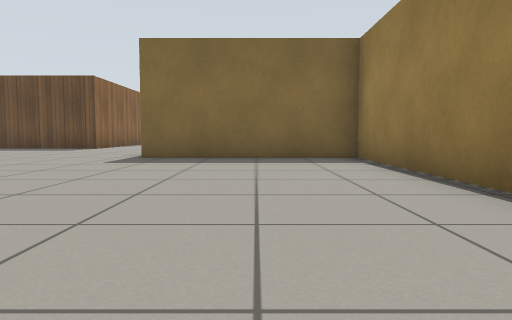
View 1 (above)

24 first-person views from a walk through a world built for the Gazebo simulator. The camera is 0.5 m above the floor, tilts 4° down and sees 70° across. The floor is counted in squares, 1 m on a side. Each view is taken from the middle of a square. On the plan, view 1 faces up. The plan holds only what a view shows up to about 9 squares ahead; the rest is blank. The place goes on beyond the plan. Simple patterns stand in for the simulator's built-in surfaces.

View 2
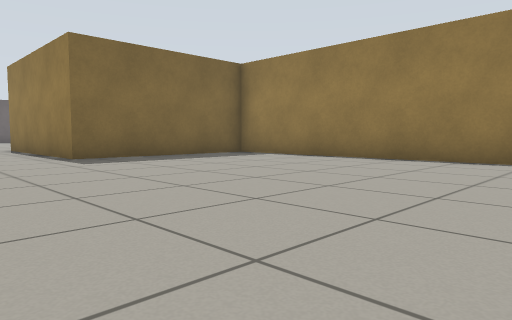

View 3
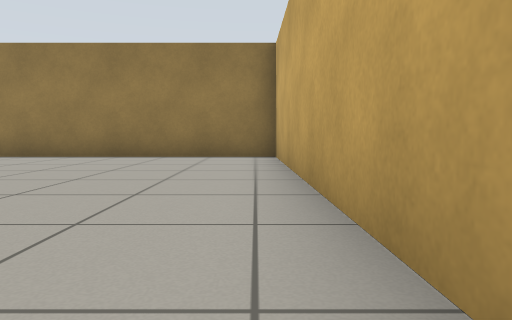

View 4
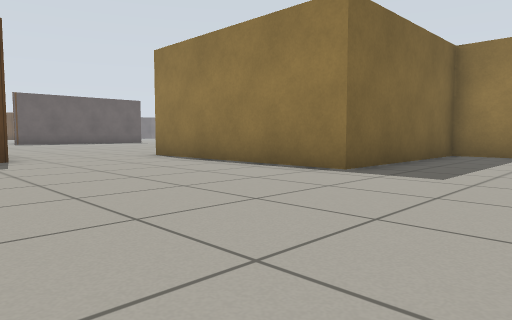

View 5
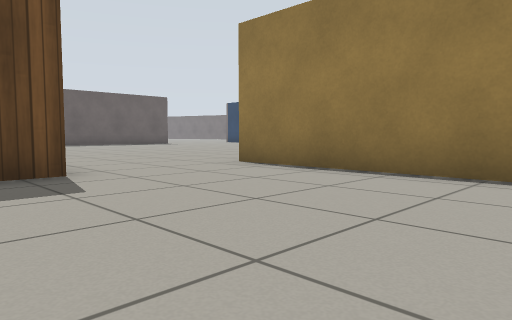

View 6
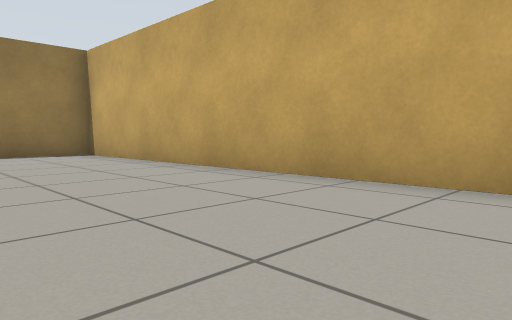

View 7
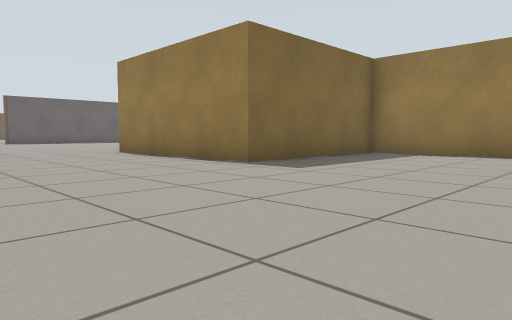

View 8
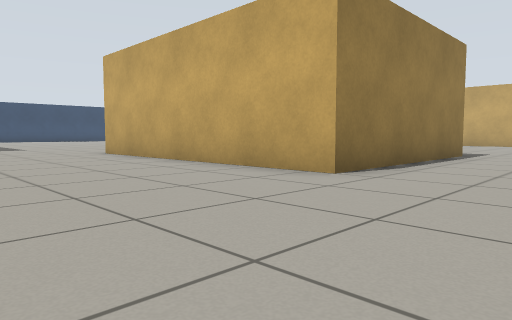

View 9
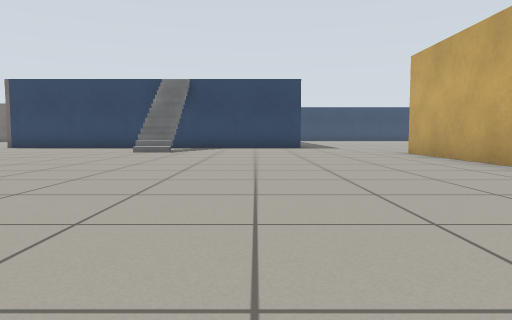

View 10
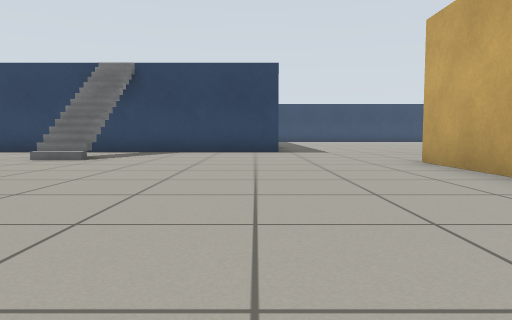

View 11
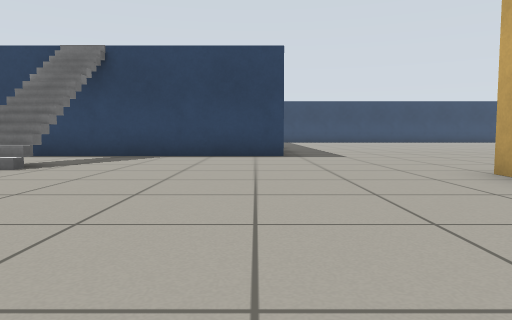

View 12
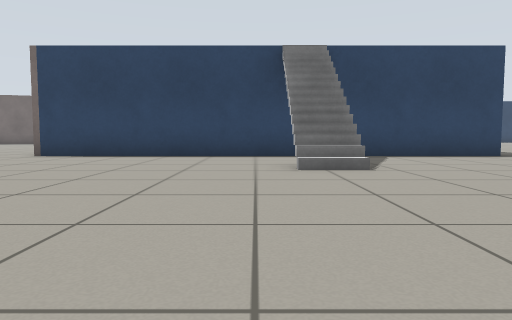

View 13
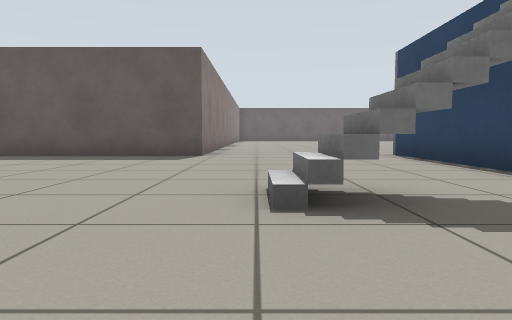

View 14
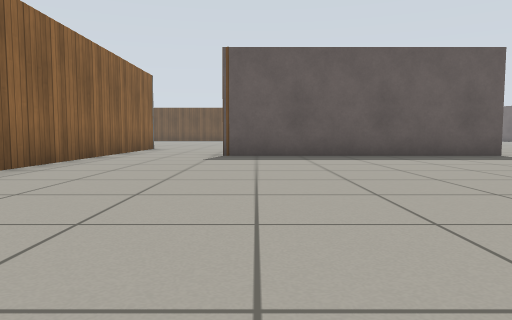

View 15
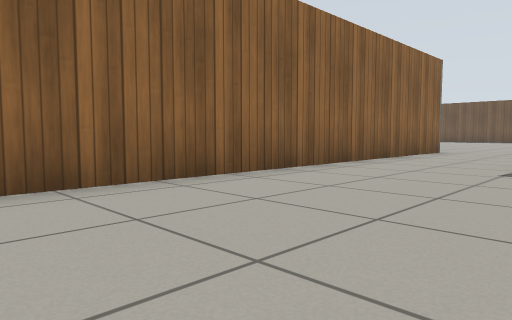

View 16
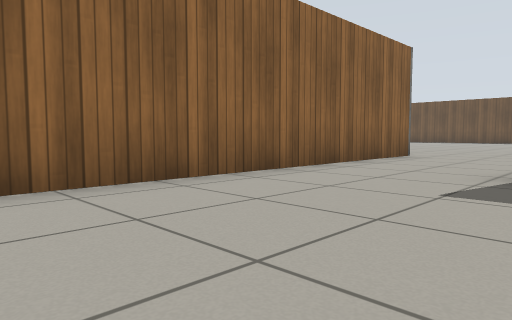

View 17
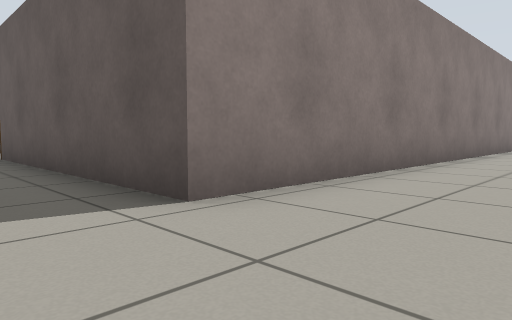

View 18
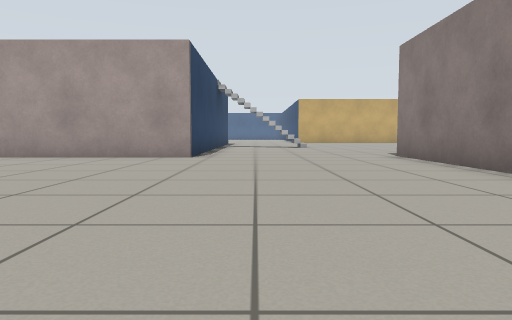

View 19
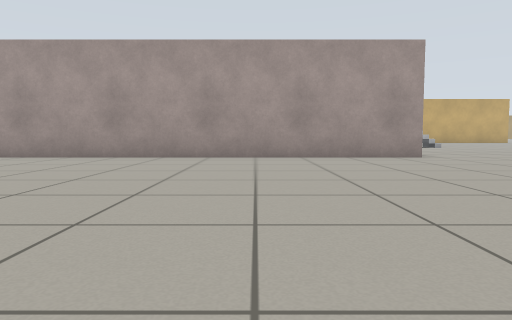

View 20
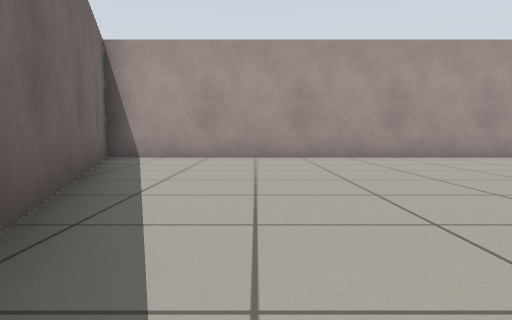

View 21
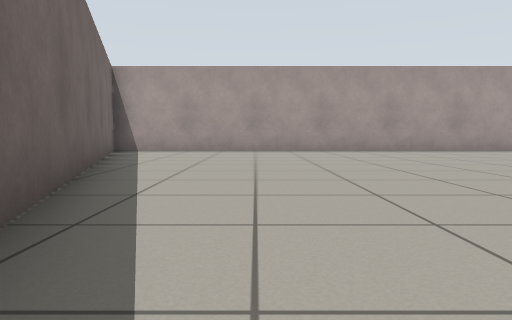

View 22
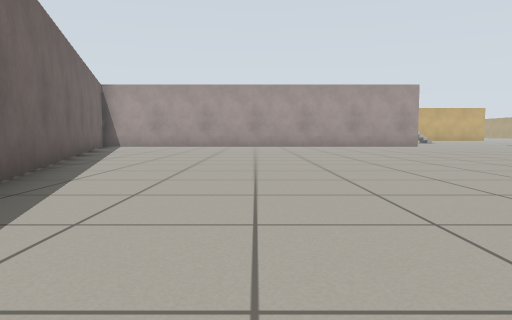

View 23
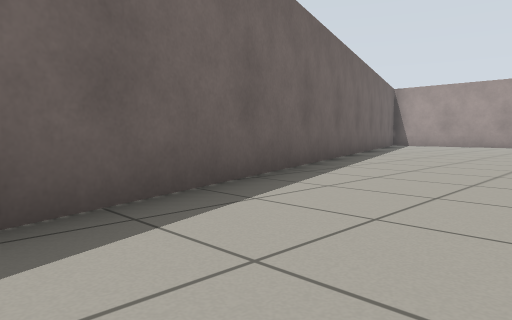

View 24
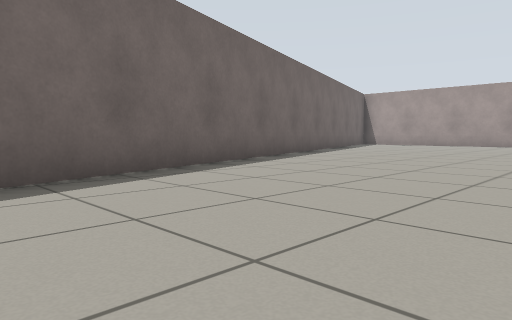

### Floor plan
Points are (right, up) in squares from view 1. A wall is a line through its corners. A room is listed if a view was taken in it or the views show most of it. See-through windows are left out.
Room 1 (views 1, 2, 3, 4, 5, 6, 7)
walls: (-5.5, 12.7) (-6.3, 12.7); (-6.4, -0.6) (2.2, -0.4) (2.2, 7.8) (-2.4, 7.8) (-2.4, 13)
ways out: opening at (-4, 13.7) to room 2
Room 2 (views 8, 9, 10, 11, 12, 13, 14, 15, 16, 17, 18, 19, 20, 21, 22, 23, 24)
walls: (3.7, 34.6) (3.7, 25.5) (-2.8, 25.5); (-5.5, 29.6) (-5.5, 19.5); (8.4, 15.2) (8.4, 26.1) (21.2, 26.1) (16, 42.4); (-2.4, 13) (4.6, 13)
ways out: opening at (-4, 13.7) to room 1; opening at (-4, 30); opening at (6.5, 14.8)
objects: stairs (8, 20) to (9, 20)

Where each view was taken, in squares from view 1:
view 1: 0 up, 0 right, facing up
view 2: 0 up, 5 left, facing up-right
view 3: 0 up, 6 left, facing right
view 4: 5 up, 7 left, facing up-right
view 5: 8 up, 7 left, facing up-right
view 6: 3 up, 7 left, facing down-right
view 7: 3 up, 7 left, facing up-right
view 8: 17 up, 5 left, facing down-right
view 9: 17 up, 5 left, facing right
view 10: 16 up, 2 left, facing right
view 11: 16 up, 0 right, facing right
view 12: 21 up, 0 right, facing right
view 13: 17 up, 5 right, facing up
view 14: 17 up, 2 left, facing up
view 15: 19 up, 2 left, facing up-left
view 16: 21 up, 2 left, facing up-left
view 17: 24 up, 6 right, facing up-left
view 18: 34 up, 7 right, facing down
view 19: 34 up, 12 right, facing down
view 20: 34 up, 18 right, facing down
view 21: 37 up, 17 right, facing down
view 22: 41 up, 15 right, facing down
view 23: 42 up, 14 right, facing down-right
view 24: 43 up, 12 right, facing down-right
